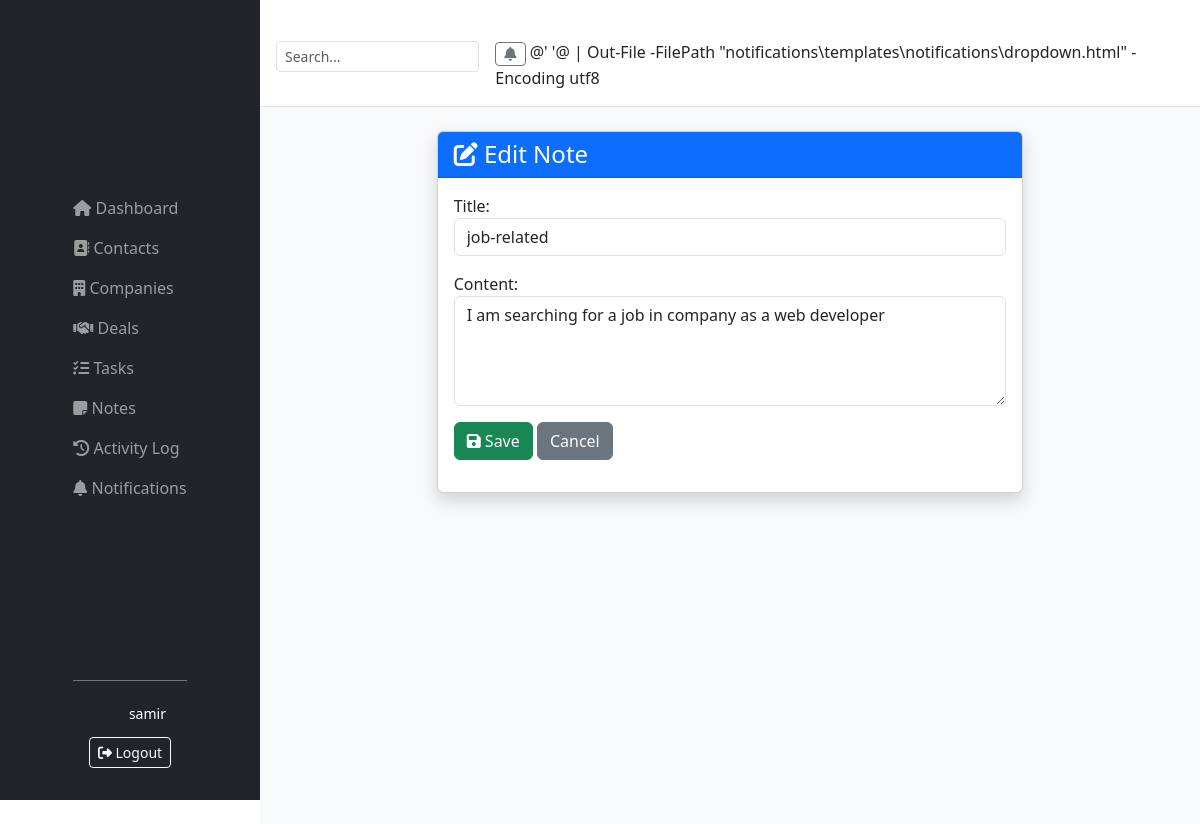
The page /notes/1/update/ (signed in) on the database its author committed.
### notes/models.py (models this page shows, shortened)
class Note(models.Model):
    author = models.ForeignKey(
        settings.AUTH_USER_MODEL,
        on_delete=models.CASCADE
    )
    title = models.CharField(max_length=200, blank=True, default='')
    contact = models.ForeignKey(
        Contact,
        on_delete=models.CASCADE,
        null=True,
        blank=True,
        related_name="contact_notes"
    )
    company = models.ForeignKey(
        Company,
        on_delete=models.CASCADE,
        null=True,
        blank=True,
        related_name="company_notes"
    )
    deal = models.ForeignKey(
        Deal,
        on_delete=models.CASCADE,
        null=True,
        blank=True,
        related_name="deal_notes"
    )
    task = models.ForeignKey(
        Task,
        on_delete=models.CASCADE,
        null=True,
        blank=True,
        related_name="task_notes"
    )
    content = models.TextField()
    created_at = models.DateTimeField(auto_now_add=True)
    updated_at = models.DateTimeField(auto_now=True)
    class Meta:
        ordering = ["-created_at"]

### notes/views.py (the view)
# urls.py: path('<int:pk>/update/', views.note_update, name='note_update'),
@login_required
def note_update(request, pk):
    note = get_object_or_404(Note, id=pk)
    if note.author != request.user and not request.user.is_superuser:
        messages.error(request, "You are not allowed to edit this note.")
        return redirect("note_list")
    form = NoteForm(request.POST or None, instance=note)
    if form.is_valid():
        form.save()
        messages.success(request, "Note updated successfully.")
        return redirect("note_list")
    return render(request, "notes/note_form.html", {"form": form})

### notes/forms.py
class NoteForm(forms.ModelForm):
    class Meta:
        model = Note
        fields = ['title', 'content']
        widgets = {
            'title': forms.TextInput(attrs={'class': 'form-control', 'placeholder': 'Title'}),
            'content': forms.Textarea(attrs={'rows': 4, 'class': 'form-control', 'placeholder': 'Write a note...'}),
        }

### notifications/context_processors.py (called while the page is built)
def notification_context(request):
    if request.user.is_authenticated:
        unread_count = request.user.notifications.filter(is_read=False).count()
        latest_notifications = request.user.notifications.all()[:5]
        return {
            'unread_count': unread_count,
            'latest_notifications': latest_notifications,
        }
    return {}

### notes/templates/notes/note_form.html (shortened to what this page needs)
{% extends 'base.html' %}
{% block content %}
<div class="row justify-content-center">
    <div class="col-md-8">
        <div class="card shadow">
            <div class="card-header bg-primary text-white">
                <h4 class="mb-0">
                    {% if form.instance.pk %}
                        <i class="fas fa-edit"></i>
                        Edit Note
                    {% else %}
                        <i class="fas fa-plus-circle"></i>
                        Add Note
                    {% endif %}
                </h4>
            </div>
            <div class="card-body">
                <form method="POST">
                    {{ form.as_p }}
                    <button class="btn btn-success">
                        <i class="fas fa-save"></i>
                        Save
                    </button>
                    <a href="{% url 'note_list' %}"
                       class="btn btn-secondary">
                        Cancel
                    </a>
                </form>
            </div>
        </div>
    </div>
</div>
{% endblock %}

### templates/base.html (shortened to what this page needs)
﻿{% load static %}
<!DOCTYPE html>
<html lang="en">
<head>
    <link href="https://cdn.jsdelivr.net/npm/bootstrap@5.3.0/dist/css/bootstrap.min.css" rel="stylesheet">
    <link rel="stylesheet" href="https://cdnjs.cloudflare.com/ajax/libs/font-awesome/6.4.0/css/all.min.css">
    <link rel="stylesheet" href="{% static 'css/custom.css' %}">
</head>
<body>
    <nav class="navbar navbar-expand-lg navbar-dark bg-dark fixed-top" style="height: 100vh; width: 260px; flex-direction: column; align-items: stretch; padding: 0; z-index: 1030; display: flex; flex-direction: column;">
        <div class="container-fluid d-flex flex-column h-100">
            <div class="collapse navbar-collapse" id="sidebarNav" style="flex-grow: 1; overflow-y: auto;">
                <ul class="navbar-nav flex-column w-100 pt-3">
                    <li class="nav-item">
                        <a class="nav-link {% if request.resolver_match.url_name == 'dashboard' %}active{% endif %}" href="{% url 'dashboard' %}">
                            <i class="fas fa-home"></i> Dashboard
                        </a>
                    </li>
                    <li class="nav-item">
                        <a class="nav-link {% if request.resolver_match.url_name == 'contact_list' %}active{% endif %}" href="{% url 'contact_list' %}">
                            <i class="fas fa-address-book"></i> Contacts
                        </a>
                    </li>
                    <li class="nav-item">
                        <a class="nav-link {% if request.resolver_match.url_name == 'company_list' %}active{% endif %}" href="{% url 'company_list' %}">
                            <i class="fas fa-building"></i> Companies
                        </a>
                    </li>
                    <li class="nav-item">
                        <a class="nav-link {% if request.resolver_match.url_name == 'deal_list' %}active{% endif %}" href="{% url 'deal_list' %}">
                            <i class="fas fa-handshake"></i> Deals
                        </a>
                    </li>
                    <li class="nav-item">
                        <a class="nav-link {% if request.resolver_match.url_name == 'task_list' %}active{% endif %}" href="{% url 'task_list' %}">
                            <i class="fas fa-tasks"></i> Tasks
                        </a>
                    </li>
                    <li class="nav-item">
                        <a class="nav-link {% if request.resolver_match.url_name == 'note_list' %}active{% endif %}" href="{% url 'note_list' %}">
                            <i class="fas fa-sticky-note"></i> Notes
                        </a>
                    </li>
                    <li class="nav-item">
                        <a class="nav-link {% if request.resolver_match.url_name == 'activity_list' %}active{% endif %}" href="{% url 'activity_list' %}">
                            <i class="fas fa-history"></i> Activity Log
                        </a>
                    </li>
                    <li class="nav-item">
                        <a class="nav-link {% if request.resolver_match.url_name == 'list' and request.resolver_match.namespace == 'notifications' %}active{% endif %}" href="{% url 'notifications:list' %}">
                            <i class="fas fa-bell"></i> Notifications
                        </a>
                    </li>
                </ul>
            </div>
            {% if user.is_authenticated %}
            <div class="mt-auto p-3 border-top border-secondary">
                <div class="d-flex align-items-center">
                    <i class="fas fa-user-circle fa-2x me-2"></i>
                    <div>
                        <div class="text-white small">{{ user.username }}</div>
                    </div>
                </div>
                <form method="post" action="{% url 'logout' %}" class="mt-2">
                    <button type="submit" class="btn btn-outline-light btn-sm w-100">
                        <i class="fas fa-sign-out-alt"></i> Logout
                    </button>
                </form>
            </div>
            {% endif %}
        </div>
    </nav>
    <div style="margin-left: 260px; min-height: 100vh; background: #f8f9fa;">
        <div class="bg-white border-bottom p-3 d-flex justify-content-between align-items-center">
            <div class="d-flex align-items-center">
                <form class="d-flex me-3" role="search">
                    <input class="form-control form-control-sm" type="search" placeholder="Search..." aria-label="Search">
                </form>
                {% if user.is_authenticated %}
                <div class="dropdown">
                    <a class="btn btn-outline-secondary btn-sm position-relative" href="#" role="button" data-bs-toggle="dropdown">
                        <i class="fas fa-bell"></i>
                    </a>
                    {% include 'notifications/dropdown.html' %}
                </div>
                {% endif %}
            </div>
        </div>
        <div class="container-fluid p-4">
            {% block content %}{% endblock %}
        </div>
    </div>
</body>
</html>

### rows shown on the page
Note: title "job-related", content "I am searching for a job in company as a web developer"

### other values the page prints
{{ user.username }} "samir"
